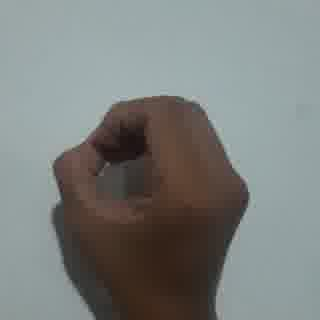
#> input picture numbers/0/ezgif-frame-085.jpg, 320 x 320 px, found by its file name
$ python test.py
#> lines starting #> are read from the running program, lines starting #| are printed output that depends on the picture; after the words box and inside, x2 and y2 are one past the last pixel; in counts of white or black regions, pixels touching at a corner belong together
#> in read_image_percentage, img is the input picture: shape (320, 320, 3); mean B, G, R 126.4, 128.7, 124.8
### Methods.py
import cv2 as cv

# Cropping
def cropping(img):
    row = img.shape[0]
    col = img.shape[1]

    batasAtas = 0
    batasBawah = 0
    batasKiri = 0
    batasKanan = 0
    found = False

    for x in range(row):
        for y in range(col):
            if img[x, y] == 0:
                batasAtas = x
                found = True
                break
        if found:
            break

    found = False

    for x in range(row - 1, 0, -1):
        for y in range(col):
            if img[x, y] == 0:
                batasBawah = x
                found = True
                break
        if found:
            break

    found = False

    for y in range(col):
        for x in range(row):
            if img[x, y] == 0:
                batasKiri = y
                found = True
                break
        if found:
            break

    found = False

    for y in range(col - 1, 0, -1):
        for x in range(row):
            if img[x, y] == 0:
                batasKanan = y
                found = True
                break
        if found:
            break

    imageCrop = img[batasAtas:batasBawah, batasKiri:batasKanan]
    return imageCrop


def compare_percentage_bw(img):
    pixel_total = 0
    iteration = 0
    for row in range(img.shape[0]):
        for col in range(img.shape[1]):
            pixel_total = pixel_total + 1
            if img[row, col] == 0:
                iteration = iteration + 1
    return iteration, pixel_total


def slicing_image(img, slice_count=5):
    min_height = int(img.shape[0] / slice_count)
    hop_height = min_height
    max_width = int(img.shape[1] / slice_count)
    hop_width = max_width

    slices = []
    for x in range(slice_count):
        startpoint_x = hop_width * x
        for y in range(slice_count):
            startpoint_y = hop_height * y
            slice_image = {
                'startpoint_x': startpoint_x,
                'startpoint_y': startpoint_y,
                'endpoint_x': startpoint_x + hop_width,
                'endpoint_y': startpoint_y + hop_height
            }
            slices.append(slice_image)

    return slices


def image_slice_to_percentage(img, image_slices):
    percentages = []
    for slice in image_slices:
        curr = img[slice['startpoint_x']: slice['endpoint_x'], slice['startpoint_y']: slice['endpoint_y']]
        result = compare_percentage_bw(curr)
        ratio = (result[0] / result[1]) * 100
        percentages.append(round(ratio, 3))
    return percentages


def lower_brightness(img):
    row = img.shape[0]
#> row = 320
    col = img.shape[1]
#> col = 320
    sec = img.shape[2]
#> sec = 3
    for i in range(row):
        for j in range(col):
            for k in range(sec):
                img[i][j][k] = abs(img[i][j][k] - 50)
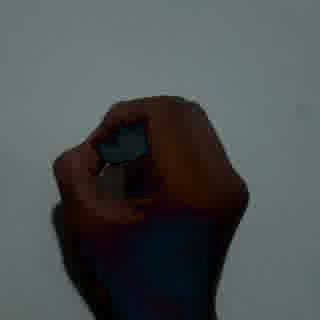
#> img: shape (320, 320, 3); mean B, G, R 81.9, 81.4, 75.1
    return img


def adjust_contrast(img):
    row = img.shape[0]
#> row = 320
    col = img.shape[1]
#> col = 320
    sec = img.shape[2]
#> sec = 3
    for i in range(row):
        for j in range(col):
            for k in range(sec):
                img[i][j][k] *= 1.5
                if img[i][j][k] > 255:
                    img[i][j][k] = 255
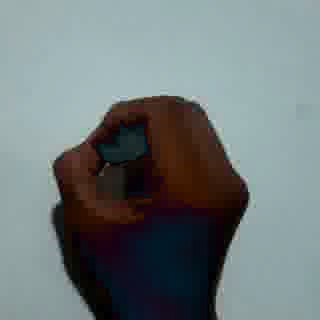
#> img: shape (320, 320, 3); mean B, G, R 122.6, 121.9, 112.4
    return img


def read_image_percentage(path):
    img = cv.imread(path)

    img = lower_brightness(img)

    img = adjust_contrast(img)

    # Grayscale
    img = cv.cvtColor(img, cv.COLOR_BGR2GRAY)
#> img: shape (320, 320)
    # [20 lines of commented-out code are left out]
    img = cv.GaussianBlur(img, (7, 7), 0)
    # cv.imshow("blured", img)

    # Binary
    th, img = cv.threshold(img, 127, 255, cv.THRESH_BINARY)
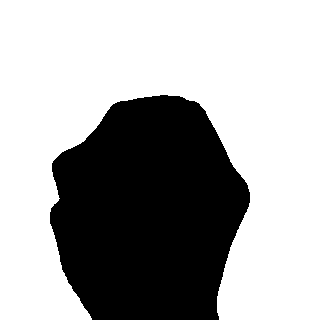
#> img: shape (320, 320); 66% white; 1 black region, box (x1, y1, x2, y2) and area: (50, 95, 250, 320) 34866
    # cv.imshow("Binary", img)

    img = cv.morphologyEx(img, cv.MORPH_OPEN, (3, 3), iterations=2)
#> img: shape (320, 320); 66.2% white; 1 black region, box (x1, y1, x2, y2) and area: (50, 97, 250, 320) 34613
    # cv.imshow("Erode", img)

    img = cropping(img)
#> in cropping, `imageCrop = img[batasAtas:batasBawah, batasKiri:batasKanan]`:
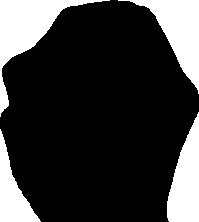
#> imageCrop: shape (222, 199); 22% white; 4 white regions, box (x1, y1, x2, y2) and area: (0, 0, 110, 117) 3174, (118, 0, 199, 94) 2681, (167, 112, 199, 222) 2290, (0, 129, 41, 222) 1559
    # cv.imshow("Cropped", img)

    # Resize image
    img = cv.resize(img, (200, 200), interpolation=cv.INTER_AREA)
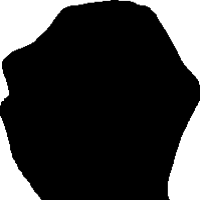
#> img: shape (200, 200); min 0, max 255, mean 56
    # cv.imshow("Resized image", img)

    image_slices = slicing_image(img, 6)
#> image_slices = 36 items

    return image_slice_to_percentage(img, image_slices)
#> the loop in image_slice_to_percentage, `for slice in image_slices:` made 36 passes
#> (result, ratio) on passes 1 to 12: ((0, 1089), 0), ((281, 1089), 25.8), ((934, 1089), 85.77), ((1057, 1089), 97.06), ((694, 1089), 63.73), ((1, 1089), 0.0918), ((450, 1089), 41.32), ((1027, 1089), 94.31), ((1089, 1089), 100), ((1089, 1089), 100), ((1089, 1089), 100), ((329, 1089), 30.21)
#> pass 2, in image_slice_to_percentage, `curr = img[slice['startpoint_x']: slice['endpoint_x'], slice['startpoi..`:
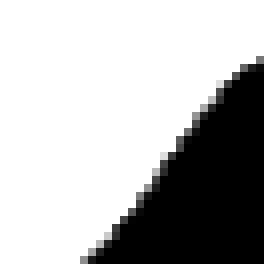
#> curr: shape (33, 33) (shown 8 times larger); min 0, max 255, mean 182.1
#> after the loop in image_slice_to_percentage, `for slice in image_slices:`:
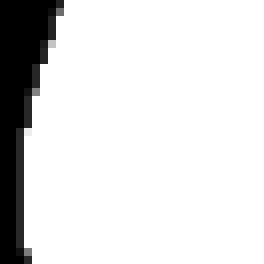
#> curr: shape (33, 33) (shown 8 times larger); min 0, max 255, mean 222.7
#> after the loop in image_slice_to_percentage, `for slice in image_slices:`: percentages = 36 values, max 100 at index 8, min 0 at index 0, mean 77.74

### test.py
import cv2 as cv

from Methods import read_image_percentage

img = read_image_percentage("numbers/4/ezgif-frame-085.jpg")
#> img has the same summary as percentages in image_slice_to_percentage

cv.waitKey()

$ run again, with numbers/0/ezgif-frame-002.jpg copied over numbers/0/ezgif-frame-085.jpg
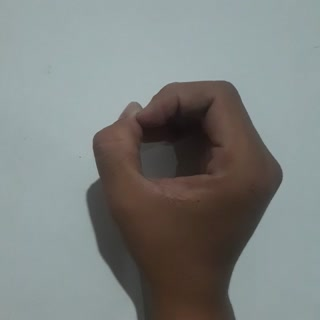
#> input picture numbers/0/ezgif-frame-002.jpg, 320 x 320 px, found by its file name
#> in read_image_percentage, img is the input picture: shape (320, 320, 3); mean B, G, R 127.4, 129.5, 124.9
#> in read_image_percentage, `th, img = cv.threshold(img, 127, 255, cv.THRESH_BINARY)`:
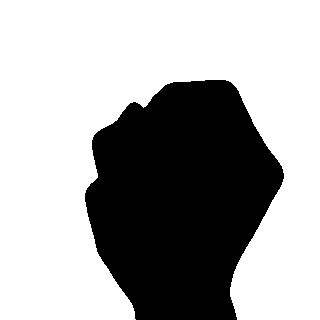
#> img: shape (320, 320); 66.3% white; 1 black region, box (x1, y1, x2, y2) and area: (85, 80, 284, 320) 34556
#> imageCrop: shape (237, 198); 27% white; 4 white regions, box (x1, y1, x2, y2) and area: (145, 102, 198, 237) 4521, (0, 0, 120, 113) 3235, (0, 122, 50, 237) 2468, (141, 0, 198, 89) 2457
#> image_slices = 36 items
#> the loop in image_slice_to_percentage, `for slice in image_slices:` made 36 passes
#> (result, ratio) on passes 1 to 8: ((0, 1089), 0), ((315, 1089), 28.93), ((869, 1089), 79.8), ((1057, 1089), 97.06), ((827, 1089), 75.94), ((4, 1089), 0.367), ((609, 1089), 55.92), ((1088, 1089), 99.91)
#> pass 3, in image_slice_to_percentage, `curr = img[slice['startpoint_x']: slice['endpoint_x'], slice['startpoi..`:
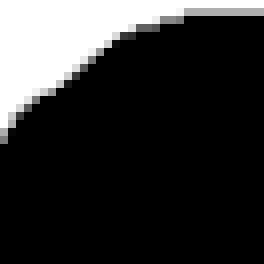
#> curr: shape (33, 33) (shown 8 times larger); min 0, max 255, mean 47.1
#> after the loop in image_slice_to_percentage, `for slice in image_slices:`: percentages = 36 values, max 100 at index 8, min 0 at index 0, mean 72.86
#> `img = read_image_percentage("numbers/4/ezgif-frame-085.jpg")`: img has the same summary as percentages in image_slice_to_percentage
